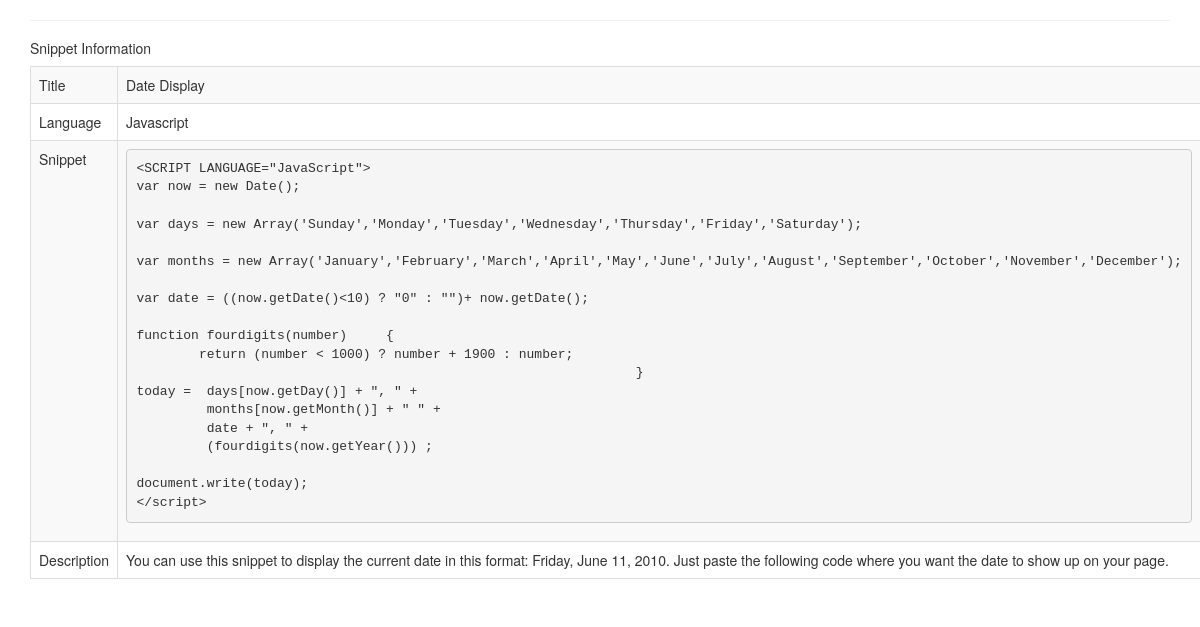
The page /detail/2/ on the database its author committed.
### users/models.py (models this page shows, shortened)
class User(models.Model):
    created = models.DateTimeField(default=timezone.now())
    modified = models.DateTimeField(default=timezone.now())
    title = models.CharField(max_length=256, blank=False, null=False)
    language = models.CharField(max_length=256, blank=False, null=False)
    snippet = models.CharField(max_length=10000, blank=False, null=False)
    description = models.CharField(max_length=256, blank=False, null=False)

### users/views.py (the view)
class UserDetailView(DetailView):
    model = User
    template_name = 'users/detail.html'

### users/templates/users/detail.html (shortened to what this page needs)
{% extends 'users/base.html' %}
{% block content %}
  <hr>
<h5 >Snippet Information</h5>
<table class="table table-striped table-bordered">
  <tr>
    <td>Title</td>
    <td>{{ user.title }}</td>
  </tr>
  <tr>
    <td>Language</td>
    <td>{{ user.language }}</td>
  </tr>
  <tr>
    <td>Snippet</td>
    <td><pre>{{ user.snippet }}</pre></td>
  </tr>
    <tr>
    <td>Description</td>
    <td>{{ user.description }}</td>
  </tr>
</table>
{% endblock %}

### rows shown on the page
User: title "Date Display", language "Javascript", snippet "<SCRIPT LANGUAGE=\"JavaScript\"> var now = new Date(); var days = new Array('Sunday','Monday','Tuesday','Wednesday','Thursday','Friday','Saturday'); var months = new Array('January','February','March','April','May','June','July','August','September','October','November','December'); var date = ((now.getDate()<10) ? \"0\" : \"\")+ now.getDate(); function fourdigits(number) { return (number < 1000) ? number + 1900 : number; } today = days[now.getDay()] + \", \" + months[now.getMonth()] + \" \" + date + \", \" + (fourdigits(now.getYear())) ; document.write(today); </script>", description "You can use this snippet to display the current date in this format: Friday, June 11, 2010. Just paste the following code where you want the date to show up on your page."
